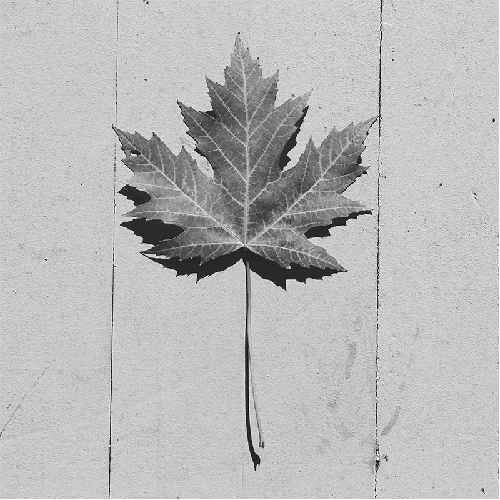
#> input picture resources/images/leaf-gray.png, 500 x 500 px
$ python gray-scale-image-histogram.py
#> lines starting #> are read from the running program, lines starting #| are printed output that depends on the picture
import cv2
import numpy as np
from matplotlib import pyplot as plt

image = cv2.imread('../resources/images/leaf-gray.png')
#> image is the input picture: shape (500, 500, 3); min 4, max 255, mean 185.9
# ravel turns the pixels' matrix into a vector
plt.hist(image.ravel(), 256, [0, 256])
plt.show()
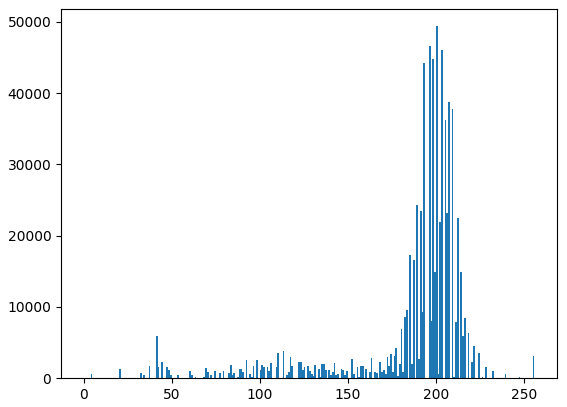
#> figure drawn by matplotlib, 1 panel; tallest bar 49398 high, from x = 200 to 201
